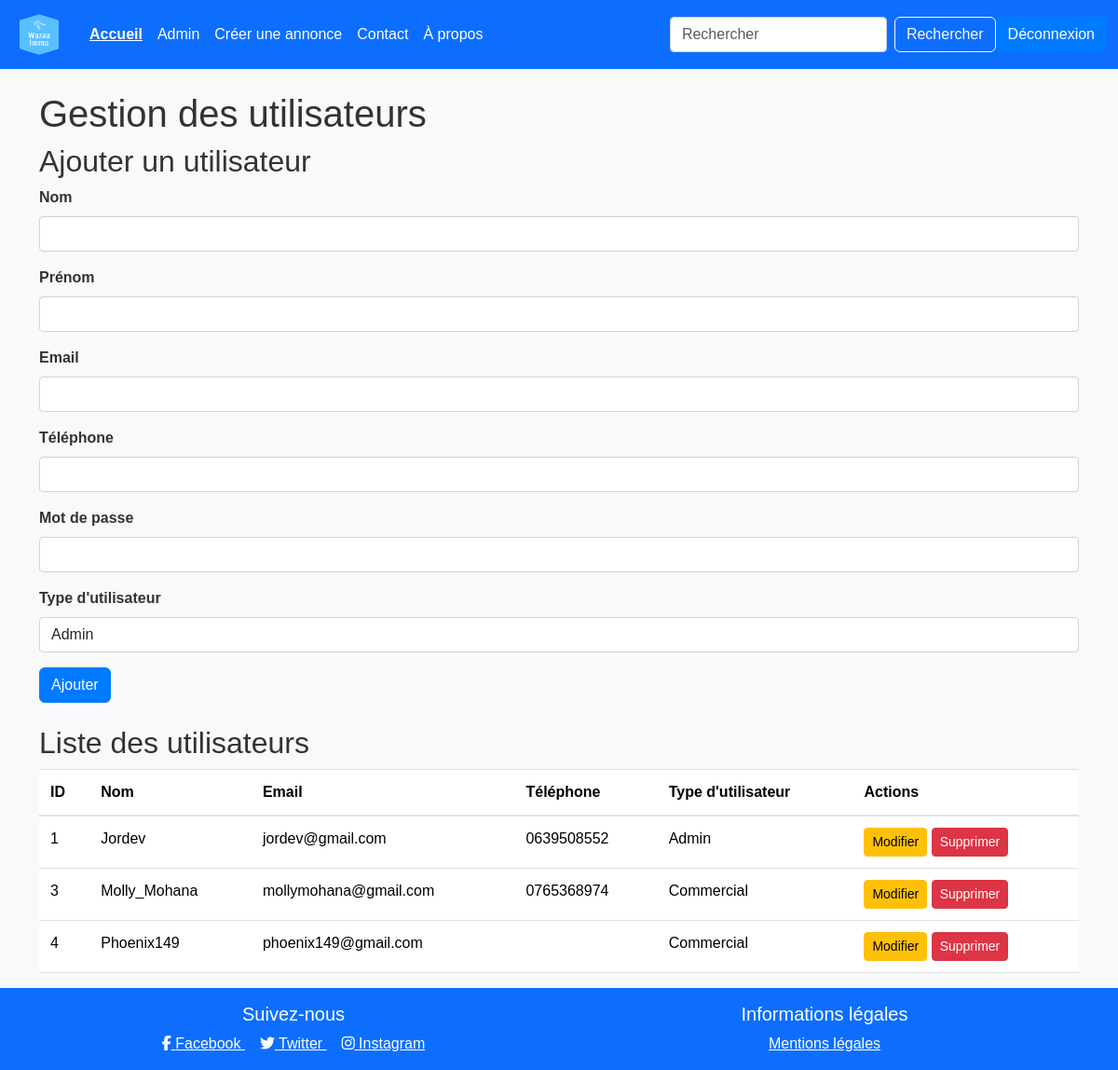
The app's page /admin.php (signed in) with its own data.
### tables this page shows
CREATE TABLE `waz_utilisateurs` (
  `utilisateur_id` int(11) NOT NULL,
  `utilisateur_pseudo` varchar(50) NOT NULL,
  `utilisateur_nom` varchar(50) NOT NULL,
  `utilisateur_prenom` varchar(50) NOT NULL,
  `utilisateur_telephone` varchar(20) NOT NULL,
  `utilisateur_email` varchar(50) NOT NULL,
  `utilisateur_mdp` varchar(255) NOT NULL,
  `type_utilisateur_id` int(11) NOT NULL
);

CREATE TABLE `waz_types_utilisateurs` (
  `type_utilisateur_id` int(11) NOT NULL,
  `type_utilisateur_libelle` varchar(20) NOT NULL
);

### admin.php (the view, shortened to what this page needs)
<?php
include 'includes/header.php'; ?>
<?php
$stmt = $pdo->prepare("SELECT u.*, t.type_utilisateur_libelle FROM waz_utilisateurs u JOIN waz_types_utilisateurs t ON u.type_utilisateur_id = t.type_utilisateur_id");
$stmt->execute();
$utilisateurs = $stmt->fetchAll(PDO::FETCH_ASSOC);
?>
<main>
    <div class="container mt-4">
        <h1>Gestion des utilisateurs</h1>
        <h2>Ajouter un utilisateur</h2>
        <form method="post">
            <div class="mb-3">
                <label for="nom" class="form-label">Nom</label>
                <input type="text" class="form-control" id="nom" name="nom" required>
            </div>
            <div class="mb-3">
                <label for="prenom" class="form-label">Prénom</label>
                <input type="text" class="form-control" id="prenom" name="prenom" required>
            </div>
            <div class="mb-3">
                <label for="email" class="form-label">Email</label>
                <input type="email" class="form-control" id="email" name="email" required>
            </div>
            <div class="mb-3">
                <label for="telephone" class="form-label">Téléphone</label>
                <input type="tel" class="form-control" id="telephone" name="telephone" required>
            </div>
            <div class="mb-3">
                <label for="mot_de_passe" class="form-label">Mot de passe</label>
                <input type="password" class="form-control" id="mot_de_passe" name="mot_de_passe" required>
            </div>
            <div class="mb-3">
                <label for="type_utilisateur_id" class="form-label">Type d'utilisateur</label>
                <select class="form-control" id="type_utilisateur_id" name="type_utilisateur_id" required>
                    <?php
                    $stmt = $pdo->prepare("SELECT * FROM waz_types_utilisateurs");
                    $stmt->execute();
                    $types_utilisateurs = $stmt->fetchAll(PDO::FETCH_ASSOC);
                    foreach ($types_utilisateurs as $type) {
                        echo '<option value="' . $type['type_utilisateur_id'] . '">' . $type['type_utilisateur_libelle'] . '</option>';
                    }
                    ?>
                </select>
            </div>
            <button type="submit" class="btn btn-primary">Ajouter</button>
        </form>
        <h2 class="mt-4">Liste des utilisateurs</h2>
        <table class="table">
            <thead>
                <tr>
                    <th>ID</th>
                    <th>Nom</th>
                    <th>Email</th>
                    <th>Téléphone</th>
                    <th>Type d'utilisateur</th>
                    <th>Actions</th>
                </tr>
            </thead>
            <tbody>
                <?php foreach ($utilisateurs as $utilisateur) : ?>
                    <tr>
                        <td><?php echo htmlspecialchars($utilisateur['utilisateur_id']); ?></td>
                        <td><?php echo htmlspecialchars($utilisateur['utilisateur_pseudo']); ?></td>
                        <td><?php echo htmlspecialchars($utilisateur['utilisateur_email']); ?></td>
                        <td><?php echo htmlspecialchars($utilisateur['utilisateur_telephone']); ?></td>
                        <td><?php echo htmlspecialchars($utilisateur['type_utilisateur_libelle']); ?></td>
                        <td>
                            <a href="modifier_utilisateur.php?id=<?php echo $utilisateur['utilisateur_id']; ?>" class="btn btn-warning btn-sm">Modifier</a>
                            <a href="supprimer_utilisateur.php?id=<?php echo $utilisateur['utilisateur_id']; ?>" class="btn btn-danger btn-sm" onclick="return confirm('Êtes-vous sûr de vouloir supprimer cet utilisateur ?');">Supprimer</a>
                        </td>
                    </tr>
                <?php endforeach; ?>
            </tbody>
        </table>
    </div>
</main>
<?php include 'includes/footer.php'; ?>

### style/style.css (style rules this page uses)
body { font-family: Arial, sans-serif; background-color: #f8f9fa; color: #333; margin: 0; padding: 0; }
.btn-primary { background-color: #007bff; border-color: #007bff; }
.form-label { font-weight: bold; }
.form-control { border-radius: 0.25rem; border: 1px solid #ced4da; }
.table { width: 100%; margin-bottom: 1rem; color: #212529; border-collapse: collapse; }
.table th, .table td { padding: 0.75rem; vertical-align: top; border-top: 1px solid #dee2e6; }
.table thead th { vertical-align: bottom; border-bottom: 2px solid #dee2e6; }

### records on screen
waz_utilisateurs: utilisateur_id "1", utilisateur_pseudo "Jordev", utilisateur_email "jordev@gmail.com", utilisateur_telephone "0639508552", type_utilisateur.type_utilisateur_libelle "Admin"
waz_utilisateurs: utilisateur_id "3", utilisateur_pseudo "Molly_Mohana", utilisateur_email "mollymohana@gmail.com", utilisateur_telephone "0765368974", type_utilisateur.type_utilisateur_libelle "Commercial"
waz_utilisateurs: utilisateur_id "4", utilisateur_pseudo "Phoenix149", utilisateur_email "phoenix149@gmail.com", type_utilisateur.type_utilisateur_libelle "Commercial"

### other values on screen
form field type_utilisateur_id "Admin"
